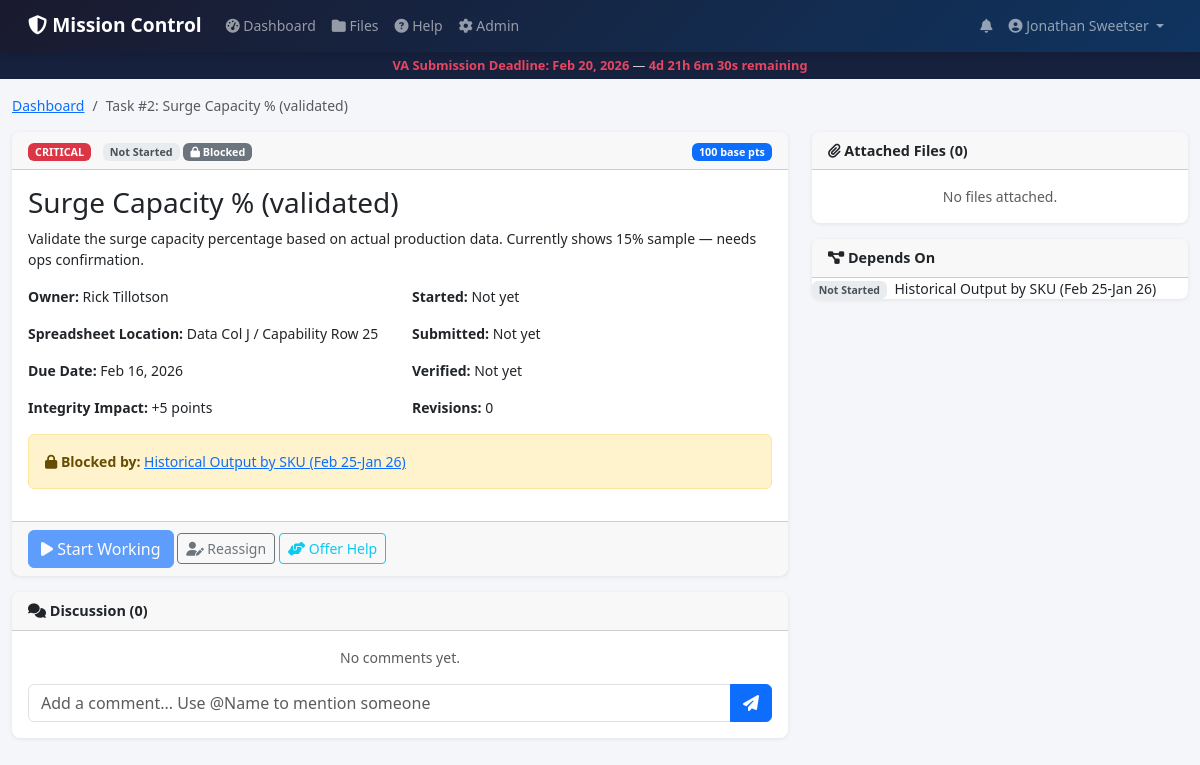
/task/2 (signed in), run on the app's committed database.
### models.py (models this page shows, shortened)
class User(UserMixin, db.Model):
    __tablename__ = 'users'
    id = db.Column(db.Integer, primary_key=True)
    email = db.Column(db.String(120), unique=True, nullable=False)
    password_hash = db.Column(db.String(256), nullable=False)
    name = db.Column(db.String(100), nullable=False)
    role = db.Column(db.String(20), default='user')  # 'superadmin' or 'user'
    character_class = db.Column(db.String(50), nullable=True)
    character_title = db.Column(db.String(100), nullable=True)
    special_ability = db.Column(db.String(200), nullable=True)
    points = db.Column(db.Integer, default=0)
    level = db.Column(db.Integer, default=1)
    streak_days = db.Column(db.Integer, default=0)
    last_active_date = db.Column(db.String(10), nullable=True)
    first_login_complete = db.Column(db.Boolean, default=False)
    created_at = db.Column(db.DateTime, default=lambda: datetime.now(timezone.utc))
    tasks = db.relationship('Task', backref='owner', lazy=True, foreign_keys='Task.owner_id')
    comments = db.relationship('Comment', backref='author', lazy=True)
    notifications = db.relationship('Notification', backref='user', lazy=True)
    points_log = db.relationship('PointsLog', backref='user', lazy=True)
    @property
    def is_superadmin(self):
        return self.role == 'superadmin'

class Task(db.Model):
    __tablename__ = 'tasks'
    id = db.Column(db.Integer, primary_key=True)
    task_number = db.Column(db.Integer, nullable=False)  # 1-17
    title = db.Column(db.String(200), nullable=False)
    description = db.Column(db.Text, nullable=True)
    spreadsheet_location = db.Column(db.String(100), nullable=True)
    priority = db.Column(db.String(20), default='medium')  # critical, high, medium, low
    owner_id = db.Column(db.Integer, db.ForeignKey('users.id'), nullable=True)
    status = db.Column(db.String(20), default='not_started')  # not_started, in_progress, submitted, verified, closed
    due_date = db.Column(db.DateTime, nullable=True)
    points_value = db.Column(db.Integer, default=50)
    quality_score = db.Column(db.Integer, nullable=True)  # 0-100, set by superadmin
    revision_count = db.Column(db.Integer, default=0)
    integrity_impact = db.Column(db.Integer, default=0)  # points added to integrity score
    created_at = db.Column(db.DateTime, default=lambda: datetime.now(timezone.utc))
    started_at = db.Column(db.DateTime, nullable=True)
    submitted_at = db.Column(db.DateTime, nullable=True)
    verified_at = db.Column(db.DateTime, nullable=True)
    completion_notes = db.Column(db.Text, nullable=True)
    verification_notes = db.Column(db.Text, nullable=True)
    submitted_by = db.Column(db.Integer, db.ForeignKey('users.id'), nullable=True)
    verified_by = db.Column(db.Integer, db.ForeignKey('users.id'), nullable=True)
    dependencies = db.relationship('Task',
        secondary=task_dependencies,
        primaryjoin=(id == task_dependencies.c.task_id),
        secondaryjoin=(id == task_dependencies.c.depends_on_id),
        backref='dependents',
        lazy=True
    )
    comments = db.relationship('Comment', backref='task', lazy=True, order_by='Comment.created_at')
    files = db.relationship('File', backref='task', lazy=True)
    @property
    def is_blocked(self):
        for dep in self.dependencies:
            if dep.status not in ('submitted', 'verified', 'closed'):
                return True
        return False
    @property
    def blocking_tasks(self):
        return [dep for dep in self.dependencies if dep.status not in ('submitted', 'verified', 'closed')]
    @property
    def base_points(self):
        pts = {'critical': 100, 'high': 75, 'medium': 50, 'low': 25}
        return pts.get(self.priority, 25)

### app.py (the view)
@app.route('/task/<int:task_id>')
@login_required
def task_detail(task_id):
    task = Task.query.get_or_404(task_id)
    comments = Comment.query.filter_by(task_id=task_id).order_by(Comment.created_at.asc()).all()
    files = File.query.filter_by(task_id=task_id).order_by(File.created_at.desc()).all()
    help_requests = HelpRequest.query.filter_by(task_id=task_id).all()
    users = User.query.all()
    return render_template('task_detail.html',
                    task=task,
                    comments=comments,
                    files=files,
                    help_requests=help_requests,
                    users=users)

### app.py (called while the page is built)
@login_manager.user_loader
def load_user(user_id):
    return User.query.get(int(user_id))

def get_acting_user():
    clone_id = session.get('clone_user_id')
    if clone_id and current_user.is_superadmin:
        cloned = User.query.get(clone_id)
        if cloned:
            return cloned
    return current_user

@app.context_processor
def inject_globals():
    if current_user.is_authenticated:
        unread_count = Notification.query.filter_by(user_id=current_user.id, read=False).count()
        acting = get_acting_user()
        is_cloning = session.get('clone_user_id') is not None and current_user.is_superadmin
        active_announcements = Announcement.query.filter_by(active=True).order_by(
            Announcement.created_at.desc()).limit(3).all()
        return {
            'unread_count': unread_count,
            'acting_user': acting,
            'is_cloning': is_cloning,
            'announcements': active_announcements,
            'character_classes': CHARACTER_CLASSES,
            'deadline': datetime(2026, 2, 20, tzinfo=timezone.utc),
            'now': datetime.now(timezone.utc)
        }
    return {}

### templates/task_detail.html (shortened to what this page needs)
{% extends "base.html" %}
{% block content %}
<nav aria-label="breadcrumb">
    <ol class="breadcrumb">
        <li class="breadcrumb-item"><a href="{{ url_for('dashboard') }}">Dashboard</a></li>
        <li class="breadcrumb-item active">Task #{{ task.task_number }}: {{ task.title }}</li>
    </ol>
</nav>
<div class="row">
    <div class="col-lg-8">
        <div class="card mb-3">
            <div class="card-header d-flex justify-content-between align-items-center">
                <div>
                    <span class="badge priority-{{ task.priority }} me-2">{{ task.priority|upper }}</span>
                    <span class="badge status-{{ task.status }}">{{ task.status|replace('_', ' ')|title }}</span>
                    {% if task.is_blocked %}
                    <span class="badge bg-secondary"><i class="fas fa-lock"></i> Blocked</span>
                    {% endif %}
                </div>
                <div>
                    <span class="badge bg-primary">{{ task.base_points }} base pts</span>
                </div>
            </div>
            <div class="card-body">
                <h3>{{ task.title }}</h3>
                {% if task.description %}
                <p>{{ task.description }}</p>
                {% endif %}
                <div class="row mt-3">
                    <div class="col-md-6">
                    <p><strong>Owner:</strong> {{ task.owner.name if task.owner else 'Unassigned' }}</p>
                    <p><strong>Spreadsheet Location:</strong> {{ task.spreadsheet_location }}</p>
                    <p><strong>Due Date:</strong> {{ task.due_date.strftime('%b %d, %Y') if task.due_date else 'Feb 16-17, 2026' }}</p>
                    <p><strong>Integrity Impact:</strong> +{{ task.integrity_impact }} points</p>
                    </div>
                    <div class="col-md-6">
                    <p><strong>Started:</strong> {{ task.started_at.strftime('%b %d, %I:%M %p') if task.started_at else 'Not yet' }}</p>
                    <p><strong>Submitted:</strong> {{ task.submitted_at.strftime('%b %d, %I:%M %p') if task.submitted_at else 'Not yet' }}</p>
                    <p><strong>Verified:</strong> {{ task.verified_at.strftime('%b %d, %I:%M %p') if task.verified_at else 'Not yet' }}</p>
                    <p><strong>Revisions:</strong> {{ task.revision_count }}</p>
                    </div>
                </div>
                {% if task.is_blocked %}
                <div class="alert alert-warning">
                    <i class="fas fa-lock"></i> <strong>Blocked by:</strong>
                    {% for dep in task.blocking_tasks %}
                    <a href="{{ url_for('task_detail', task_id=dep.id) }}">{{ dep.title }}</a>{% if not loop.last %}, {% endif %}
                    {% endfor %}
                </div>
                {% endif %}
            </div>
            <div class="card-footer">
                {% set acting = acting_user %}
                {% if task.status == 'not_started' and (task.owner_id == acting.id or current_user.is_superadmin) %}
                <form method="POST" action="{{ url_for('task_start', task_id=task.id) }}" class="d-inline">
                    <button type="submit" class="btn btn-primary" {% if task.is_blocked %}disabled title="Blocked by dependencies"{% endif %}>
                    <i class="fas fa-play"></i> Start Working
                    </button>
                </form>
                {% endif %}
                {% if current_user.is_superadmin %}
                <button type="button" class="btn btn-outline-secondary btn-sm" data-bs-toggle="modal" data-bs-target="#reassignModal">
                    <i class="fas fa-user-edit"></i> Reassign
                </button>
                {% endif %}
                {% if task.owner_id != acting.id %}
                <button type="button" class="btn btn-outline-info btn-sm" data-bs-toggle="modal" data-bs-target="#offerHelpModal">
                    <i class="fas fa-hands-helping"></i> Offer Help
                </button>
                {% else %}
                <button type="button" class="btn btn-outline-danger btn-sm" data-bs-toggle="modal" data-bs-target="#flagHelpModal">
                    <i class="fas fa-flag"></i> Flag for Help
                </button>
                {% endif %}
            </div>
        </div>
        <div class="card mb-3">
            <div class="card-header">
                <i class="fas fa-comments"></i> Discussion ({{ comments|length }})
            </div>
            <div class="card-body">
                {% if not comments %}
                <p class="text-muted text-center">No comments yet.</p>
                {% endif %}
                <form method="POST" action="{{ url_for('task_comment', task_id=task.id) }}" class="mt-3">
                    <div class="input-group">
                    <input type="text" name="content" class="form-control" placeholder="Add a comment... Use @Name to mention someone" required>
                    <button type="submit" class="btn btn-primary">
                    <i class="fas fa-paper-plane"></i>
                    </button>
                    </div>
                </form>
            </div>
        </div>
    </div>
    <div class="col-lg-4">
        <div class="card mb-3">
            <div class="card-header">
                <i class="fas fa-paperclip"></i> Attached Files ({{ files|length }})
            </div>
            <div class="card-body p-0">
                {% if not files %}
                <div class="p-3 text-muted text-center">No files attached.</div>
                {% endif %}
            </div>
        </div>
        {% if task.dependencies %}
        <div class="card mb-3">
            <div class="card-header"><i class="fas fa-project-diagram"></i> Depends On</div>
            <div class="card-body p-0">
                {% for dep in task.dependencies %}
                <a href="{{ url_for('task_detail', task_id=dep.id) }}" class="list-group-item list-group-item-action">
                    <span class="badge status-{{ dep.status }} me-1">{{ dep.status|replace('_',' ')|title }}</span>
                    {{ dep.title }}
                </a>
                {% endfor %}
            </div>
        </div>
        {% endif %}
    </div>
</div>
{% endblock %}

### templates/base.html (shortened to what this page needs)
<!DOCTYPE html>
<html lang="en">
<head>
    <link href="https://cdn.jsdelivr.net/npm/bootstrap@5.3.0/dist/css/bootstrap.min.css" rel="stylesheet">
    <link href="https://cdnjs.cloudflare.com/ajax/libs/font-awesome/6.4.0/css/all.min.css" rel="stylesheet">
    <link href="{{ url_for('static', filename='css/style.css') }}" rel="stylesheet">
</head>
<body class="{% if focus|default(false) %}focus-mode{% endif %}">
    <nav class="navbar navbar-expand-lg navbar-dark">
        <div class="container-fluid">
            <a class="navbar-brand" href="{{ url_for('dashboard') }}">
                <i class="fas fa-shield-alt"></i> Mission Control
            </a>
            <div class="collapse navbar-collapse" id="navbarNav">
                <ul class="navbar-nav me-auto">
                    <li class="nav-item">
                        <a class="nav-link" href="{{ url_for('dashboard') }}"><i class="fas fa-tachometer-alt"></i> Dashboard</a>
                    </li>
                    <li class="nav-item">
                        <a class="nav-link" href="{{ url_for('file_library') }}"><i class="fas fa-folder"></i> Files</a>
                    </li>
                    <li class="nav-item">
                        <a class="nav-link" href="{{ url_for('help_page') }}"><i class="fas fa-question-circle"></i> Help</a>
                    </li>
                    {% if current_user.is_superadmin %}
                    <li class="nav-item">
                        <a class="nav-link" href="{{ url_for('admin_panel') }}"><i class="fas fa-cog"></i> Admin</a>
                    </li>
                    {% endif %}
                </ul>
                <ul class="navbar-nav">
                    <li class="nav-item position-relative">
                        <a class="nav-link" href="{{ url_for('notifications') }}">
                            <i class="fas fa-bell"></i>
                        </a>
                    </li>
                    <li class="nav-item dropdown">
                        <a class="nav-link dropdown-toggle" href="#" data-bs-toggle="dropdown">
                            <i class="fas fa-user-circle"></i> {{ current_user.name }}
                        </a>
                    </li>
                </ul>
            </div>
        </div>
    </nav>
    {% if not focus|default(false) %}
    <div class="deadline-bar">
        <strong>VA Submission Deadline: Feb 20, 2026</strong> — <span id="countdown">Loading...</span>
    </div>
    {% endif %}
    <main class="container-fluid py-3">
        {% block content %}{% endblock %}
    </main>
</body>
</html>

### static/css/style.css (style rules this page uses)
:root { --primary: #1a1a2e; --secondary: #16213e; --accent: #0f3460; --highlight: #e94560; --success: #28a745; --warning: #ffc107; --danger: #dc3545; --info: #17a2b8; --bg: #f4f6f9; --card-bg: #ffff; }
body { background-color: var(--bg); font-family: 'Segoe UI', system-ui, -apple-system, sans-serif; font-size: 14px; }
.navbar { background: linear-gradient(135deg, var(--primary), var(--accent)); box-shadow: 0 2px 10px rgba(0,0,0,0.2); padding: 0.4rem 1rem; }
.navbar-brand { font-weight: 700; font-size: 1.2rem; }
.deadline-bar { background: var(--secondary); color: #ccc; padding: 4px 1rem; font-size: 0.8rem; text-align: center; }
.deadline-bar strong { color: var(--highlight); }
#countdown { color: var(--highlight); font-weight: 700; }
.priority-critical { background-color: #dc3545; color: white; }
.status-not_started { background-color: #e9ecef; color: #495057; }
.card { border: none; box-shadow: 0 1px 4px rgba(0,0,0,0.08); border-radius: 8px; }
.card-header { font-weight: 600; font-size: 0.9rem; border-radius: 8px 8px 0 0 !important; }

### data on the page
User: name "Jonathan Sweetser"
Task: task_number "2", title "Surge Capacity % (validated)", priority "CRITICAL", status "Not Started", base_points "100", description "Validate the surge capacity percentage based on actual production data. Currently shows 15% sample — needs ops confirmation.", spreadsheet_location "Data Col J / Capability Row 25", due_date "Feb 16, 2026", integrity_impact "5", started_at "Not yet", submitted_at "Not yet", verified_at "Not yet", revision_count "0"
User: owner "Rick Tillotson"
Task: title "Historical Output by SKU (Feb 25-Jan 26)", status "Not Started"

### other printed values
{{ comments|length }} "0"
{{ files|length }} "0"
